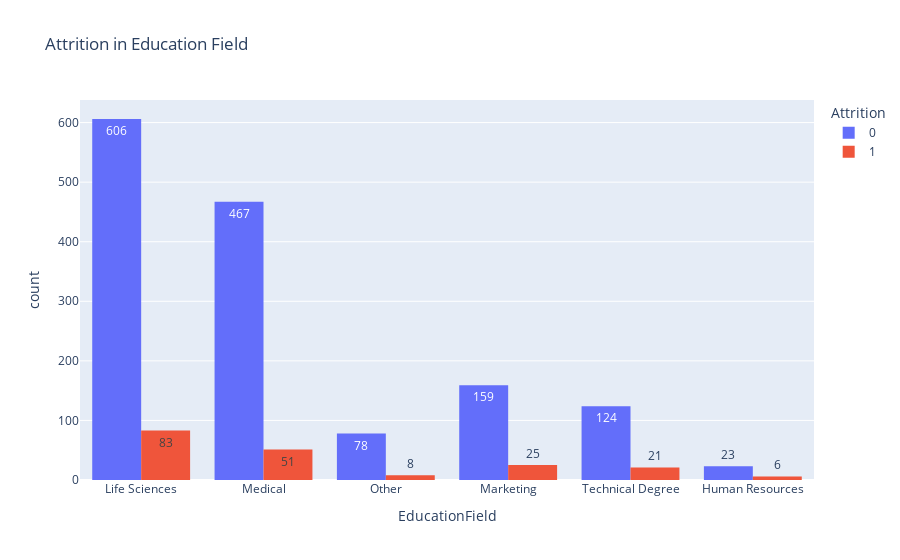

Notebook code cell kept with this figure:
### Markdown cell above
#### Check with factors which have categorical characteristics

### Code cell
plt.figure(figsize=(10,5))
px.histogram(watson_healthcare,x="EducationField",
             color="Attrition",barmode="group", text_auto="True",
             title = "Attrition in Education Field")

### Figure 1 — Plotly figure (JSON) as saved in the notebook; plotly's stock layout.template omitted (floating-point values rounded to 4 significant figures; data arrays with more than 128 entries replaced by an {"elided": "..."} marker saying what was removed)
{"data": [{"alignmentgroup": "True", "bingroup": "x", "hovertemplate": "Attrition=0<br>EducationField=%{x}<br>count=%{y}<extra></extra>", "legendgroup": "0", "marker": {"color": "#636efa", "pattern": {"shape": ""}}, "name": "0", "offsetgroup": "0", "orientation": "v", "showlegend": true, "texttemplate": "%{value:True}", "type": "histogram", "x": {"elided": "1457 str values"}, "xaxis": "x", "yaxis": "y"}, {"alignmentgroup": "True", "bingroup": "x", "hovertemplate": "Attrition=1<br>EducationField=%{x}<br>count=%{y}<extra></extra>", "legendgroup": "1", "marker": {"color": "#EF553B", "pattern": {"shape": ""}}, "name": "1", "offsetgroup": "1", "orientation": "v", "showlegend": true, "texttemplate": "%{value:True}", "type": "histogram", "x": {"elided": "194 str values"}, "xaxis": "x", "yaxis": "y"}], "layout": {"barmode": "group", "legend": {"title": {"text": "Attrition"}, "tracegroupgap": 0}, "title": {"text": "Attrition in Education Field"}, "xaxis": {"anchor": "y", "domain": [0, 1], "title": {"text": "EducationField"}}, "yaxis": {"anchor": "x", "domain": [0, 1], "title": {"text": "count"}}}}
